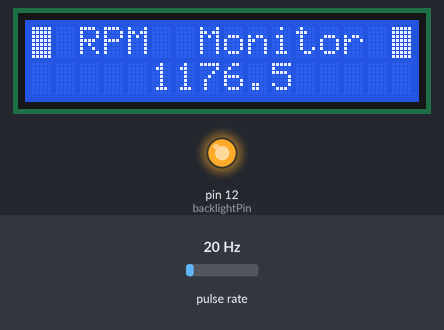
This sketch was run on a simulated Arduino Uno, built with avr-gcc and run on an emulated ATmega328P. Parts: 16×2 character LCD, output pins drawn as LEDs (lit = HIGH). Wiring (inferred from the names in the program): pulse sensor: data pin 2. The test bench sets the inputs (shaded band); at power-on: pulse rate 20 Hz. Pins used as bus, display or sensor lines are not drawn; what the sketch prints to the serial monitor is not drawn.

Above: at 1.2 s.
1.3 s: pulse rate (sensor on pin 2) set to 196 Hz
At 2.7 s:
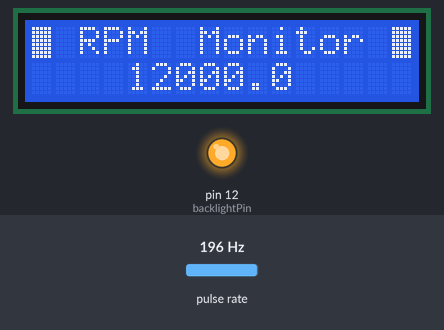
3.0 s: pulse rate (sensor on pin 2) set to 4 Hz
At 3.4 s:
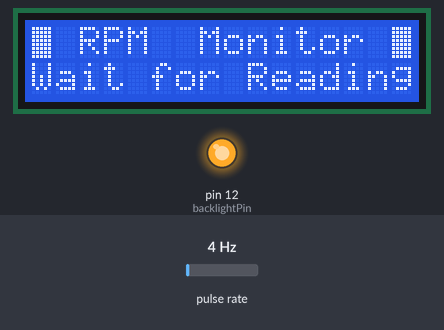
5.6 s: pulse rate (sensor on pin 2) set to 50 Hz
At 6.5 s:
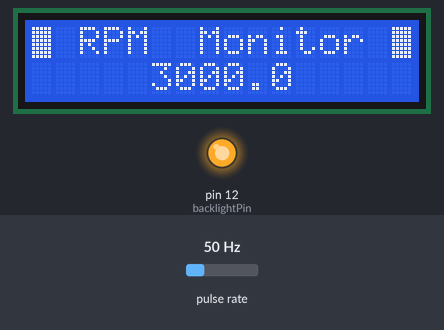
Timing chart, 0 to 8.6 s (numbered marks = the images above; inputs shaded):
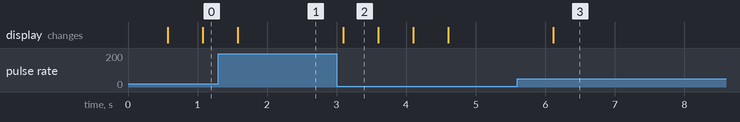

The sketch:

RPM_monitor.ino
```cpp
#include <LiquidCrystal.h>

// --- Pin Definitions ---
LiquidCrystal lcd(5, 4, 8, 9, 10, 11);
const int backlightPin = 12;
const int contrastPin = 6;
const int hallPin = 2;

volatile unsigned long lastPulseTime = 0;
volatile unsigned long pulseInterval = 0;
volatile bool firstPulse = true;

float lastValidRPM = 0;

void countPulse() {
  unsigned long currentTime = millis();

  if (firstPulse) {
    firstPulse = false;
    lastPulseTime = currentTime;
    return;
  }

  pulseInterval = currentTime - lastPulseTime;
  lastPulseTime = currentTime;
}

void setup() {
  Serial.begin(9600);
  attachInterrupt(digitalPinToInterrupt(hallPin), countPulse, FALLING);

  pinMode(backlightPin, OUTPUT);
  digitalWrite(backlightPin, HIGH);
  pinMode(contrastPin, OUTPUT);
  analogWrite(contrastPin, 75);

  lcd.begin(16, 2);

  // Top row with solid bars
  lcd.setCursor(0, 0);
  lcd.write(byte(255));
  lcd.print(" RPM  Monitor ");
  lcd.write(byte(255));
}

void loop() {
  float rpm = lastValidRPM;
  bool showBlank = false;

  noInterrupts();
  unsigned long interval = pulseInterval;
  interrupts();

  if (!firstPulse && interval > 0) {
    rpm = 60000.0 / interval;
    lastValidRPM = rpm;
  }

  // Timeout check: no pulse received for ~1.5x interval
  if (!firstPulse && (millis() - lastPulseTime > 1500 * interval / 1000UL)) {
    showBlank = true;
  }

  Serial.println(showBlank ? 0 : rpm);

  // Clear second row
  lcd.setCursor(0, 1);
  lcd.print("                "); // 16 spaces

  // Display RPM if valid, else show message
  if (!showBlank && !firstPulse) {
    char buffer[10];
    dtostrf(rpm, 0, 1, buffer);
    int len = strlen(buffer);
    int startCol = (16 - len) / 2;
    lcd.setCursor(startCol, 1);
    lcd.print(buffer);
  } else if (firstPulse || showBlank) {
    lcd.setCursor(0, 1);
    lcd.print("Wait for Reading");
  }

  delay(500);
}
```

Measured:
- after the input at 1.3 s, the display: changes after 0.28 s (image 1)
- after the input at 3.0 s, the display: changes after 0.09 s (image 2)
- what the display in image 2 shows lasts 0.5 s, from 3.1 s to 3.6 s
